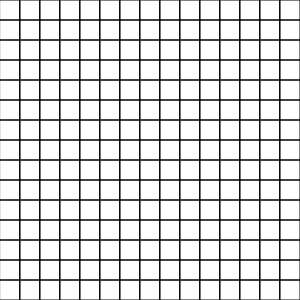
Frame 1 (no input)
Frame 60 (no input): identical to frame 1, image omitted
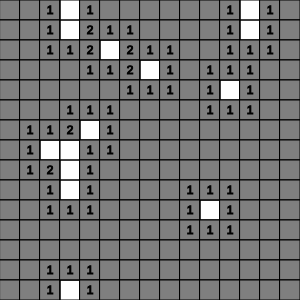
Frame 120 (the mouse pressed at the canvas centre since frame 60)

The p5.js sketch that drew these frames (run headless with seeded random() and noise() and a simulated clock; from frame 60 on, the mouse is pressed at the canvas centre):

// p5.js sketch
// ── sketch.js
//Minesweeper

function createArray(cols, rows) {
  var arr = new Array(cols);
  for (var i = 0; i < arr.length; i++) {
    arr[i] = new Array(rows);
  }
  return arr;
}

var grid;
var cols;
var rows;
var w = 20;
var totalBombs = 10;

function setup() {
  createCanvas(300, 300);
  cols = floor(width / w);
  rows = floor(height / w);
  grid = createArray(cols, rows);
  for (var i = 0; i < cols; i++) {
    for (var j = 0; j < rows; j++) {
      grid[i][j] = new cell(i, j, w);
    }
  }

  //pick spots for bombs
  var options = [];
  for (var i = 0; i < cols; i++) {
    for (var j = 0; j < rows; j++) {
      options.push([i, j]);
    }
  }
  for (var b = 0; b < totalBombs; b++) {
    var index = floor(random(options.length));
    var choice = options[index];
    var i = choice[0];
    var j = choice[1];
    //delet chosen spot to avoid choosing it again
    options.splice(index, 1);
    grid[i][j].bomb = true;
  }
  for (var i = 0; i < cols; i++) {
    for (var j = 0; j < rows; j++) {
      grid[i][j].countBombs();
    }
  }
}

function mousePressed() {
  for (var i = 0; i < cols; i++) {
    for (var j = 0; j < rows; j++) {
      if (grid[i][j].contains(mouseX, mouseY)) {
        grid[i][j].reveal();
        if (grid[i][j].bomb) {
          game0ver();
        }
      }
    }
  }
}

function draw() {
  background(255);
  for (var i = 0; i < cols; i++) {
    for (var j = 0; j < rows; j++) {
      grid[i][j].show();
    }
  }
}

function game0ver() {
    for (var i = 0; i < cols; i++) {
        for (var j = 0; j < rows; j++) {
            grid[i][j].revealed = true;
        }
    }
}
// ── cell.js
function cell(i, j, w) {
  this.i = i;
  this.j = j;
  this.x = i * w;
  this.y = j * w;
  this.w = w;
  this.bombCount = 0;

  this.bomb = false;
  this.revealed = false;
}

cell.prototype.show = function () {
  stroke(0);
  noFill();
  rect(this.x, this.y, this.w);
  if (this.revealed) {
    if (this.bomb) {
      fill(127);
      ellipse(this.x + this.w * 0.5, this.y + this.w * 0.5, this.w * 0.5);
    } else {
      fill(127);
      rect(this.x, this.y, this.w, this.w);
      if (this.bombCount > 0) {
        textAlign(CENTER);
        fill(0);
        text(this.bombCount, this.x + this.w * 0.5, this.y + this.w * 0.7);
      }
    }
  }
};

cell.prototype.contains = function (x, y) {
  return x > this.x && x < this.x + this.w && y > this.y && y < this.y + this.w;
};

cell.prototype.reveal = function () {
  this.revealed = true;
  if (this.bombCount == 0) {
    //fill every space
    this.floodFill();
  }
};

cell.prototype.countBombs = function () {
  if (this.bomb) {
    this.bombCount = -1;
    return;
  }
  var total = 0;
  for (var xoff = -1; xoff <= 1; xoff++) {
    for (var yoff = -1; yoff <= 1; yoff++) {
      var i = this.i + xoff;
      var j = this.j + yoff;
      if (i > -1 && i < cols && j > -1 && j < rows) {
        var closeTo = grid[i][j];
        if (closeTo.bomb) {
          total++;
        }
      }
    }
  }
  this.bombCount = total;
};

cell.prototype.floodFill = function () {
  for (var xoff = -1; xoff <= 1; xoff++) {
    for (var yoff = -1; yoff <= 1; yoff++) {
      var i = this.i + xoff;
      var j = this.j + yoff;
      if (i > -1 && i < cols && j > -1 && j < rows) {
        var closeTo = grid[i][j];
        if (!closeTo.bomb && !closeTo.revealed) {
          closeTo.reveal();
        }
      }
    }
  }
};

// ── core.js
//Minesweeper

function createArray(cols, rows) {
  var arr = new Array(cols);
  for (var i = 0; i < arr.length; i++) {
    arr[i] = new Array(rows);
  }
  return arr;
}

var grid;
var cols;
var rows;
var w = 20;
var totalBombs;
var playing = true;
var pieces = 0;

function setup() {
  createCanvas(300, 300);
  reset();
}

function mousePressed() {
  if (playing == true && pieces != 0) {
    for (var i = 0; i < cols; i++) {
      for (var j = 0; j < rows; j++) {
        if (grid[i][j].contains(mouseX, mouseY)) {
          grid[i][j].reveal();
          pieces--;
          if (grid[i][j].bomb) {
            game0ver();
          }
        }
      }
    }
  } else {
    reset();
    playing = true;
  }
}

function draw() {
  background(255);
  for (var i = 0; i < cols; i++) {
    for (var j = 0; j < rows; j++) {
      grid[i][j].show();
    }
  }
  if (pieces == 0 || playing == false) {
    let words = pieces == 0 ? "You win!" : "You lose!";
    push();
    rectMode(RADIUS);
    fill(0);
    strokeWeight(5);
    if (words == "You win!") {
      stroke(0, 255, 100);
    } else {
      stroke(255, 23, 124);
    }
    rect(width / 2, height / 2, width, 60);
    rectMode(CORNER);
    noStroke();
    if (words == "You win!") {
      fill(0, 255, 100);
    } else {
      fill(255, 23, 124);
    }
    textSize(50);
    textAlign(CENTER, CENTER);
    text(words, 0, 0, width, height);
    pop();
  }
}

function game0ver() {
  for (var i = 0; i < cols; i++) {
    for (var j = 0; j < rows; j++) {
      grid[i][j].revealed = true;
    }
  }
  playing = false;
}

function reset() {
  cols = floor(width / w);
  rows = floor(height / w);
  totalBombs = 20;
  pieces = cols * rows - totalBombs;
  grid = createArray(cols, rows);
  for (var i = 0; i < cols; i++) {
    for (var j = 0; j < rows; j++) {
      grid[i][j] = new cell(i, j, w);
    }
  }
  placeBombs();
}

function placeBombs() {
  //pick spots for bombs
  var options = null;
  options = [];
  for (var i = 0; i < cols; i++) {
    for (var j = 0; j < rows; j++) {
      options.push([i, j]);
    }
  }
  for (var b = 0; b < totalBombs; b++) {
    var index = floor(random(options.length));
    var choice = options[index];
    var i = choice[0];
    var j = choice[1];
    //delet chosen spot to avoid choosing it again
    options.splice(index, 1);
    grid[i][j].bomb = true;
  }
  for (var i = 0; i < cols; i++) {
    for (var j = 0; j < rows; j++) {
      grid[i][j].countBombs();
    }
  }
}
